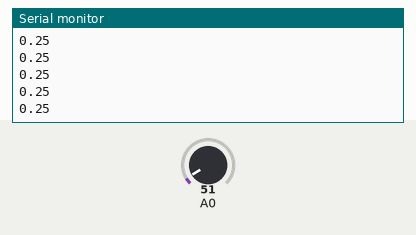
Simulated run of this sketch. Board: Arduino Uno, built with avr-gcc and run on an emulated ATmega328P. On the bench: the last lines printed to the serial monitor. The inputs (shaded band) are chosen by the test bench; at power-on: A0 = 51.

Above: at 1.2 s.
1.3 s: A0 set to 61
At 1.9 s:
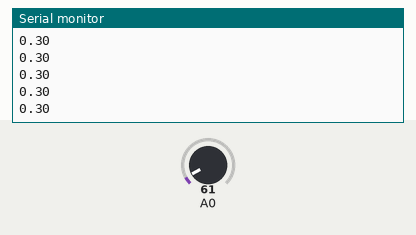
2.8 s: A0 set to 71
At 3.7 s:
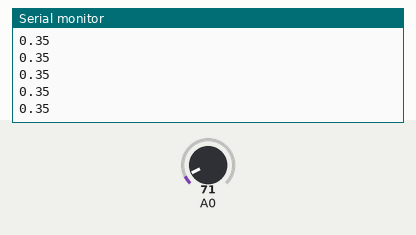
Timing chart, 0 to 5.8 s (numbered marks = the images above; inputs shaded):
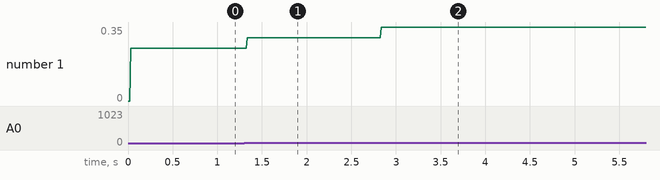

Measured:
- after the input at 1.3 s, the serial monitor: prints a new line at once (image 1)
- after the input at 2.8 s, the serial monitor: prints a new line at once (image 2)
- plotted number 1: 0.25 → 0.3 after the input at 1.3 s, 0.3 → 0.35 after the input at 2.8 s

The sketch:

FiltrodeMediana_Codigo.ino
```cpp
int c, d, n=7, med=3;
double lectura, a[7]={0}, aux[7]={0}, swap;

void setup() {
  Serial.begin(9600);
  pinMode(A0,INPUT);
}

void loop() {

  lectura = analogRead(A0);
  //lectura = (lectura*30)/1023; //LM35
  lectura = (lectura*5)/1023; //PULSO RUIDOSO Y SENO
  a[n-1] = lectura;

  for(c=0; c<n; c++)
  {
    aux[c]=a[c];
  }

  //Saca la mediana
  for (c = 0 ; c < n - 1; c++)
  {
    for (d = 0 ; d < n - c - 1; d++)
    {
      if (a[d] > a[d+1])
      {
        swap       = a[d];
        a[d]   = a[d+1];
        a[d+1] = swap;
      }
    }
  }

  Serial.println(a[med]);
  //Serial.println(lectura);

  for(c=0; c<n; c++)
  {
    a[c]=aux[c];
  }

  for(c=0; c<(n-1); c++)
  {
    a[c] = a[c+1];
  }

  delay(10);
}
```
